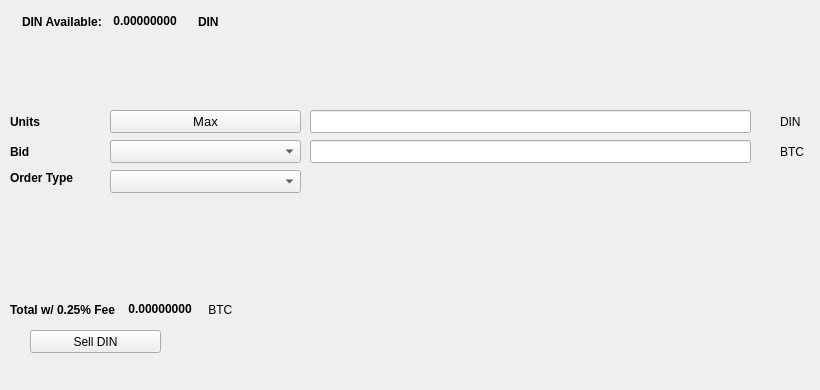
   <widget class="QWidget" name="SellTab">
    <attribute name="title">
     <string>Sell</string>
    </attribute>
    <widget class="QLabel" name="label_16">
     <property name="geometry">
      <rect>
       <x>780</x>
       <y>140</y>
       <width>31</width>
       <height>23</height>
      </rect>
     </property>
     <property name="text">
      <string>BTC</string>
     </property>
    </widget>
    <widget class="QComboBox" name="SellBidcomboBox">
     <property name="geometry">
      <rect>
       <x>110</x>
       <y>140</y>
       <width>191</width>
       <height>23</height>
      </rect>
     </property>
     <property name="font">
      <font>
       <pointsize>10</pointsize>
      </font>
     </property>
    </widget>
    <widget class="QLabel" name="label_18">
     <property name="geometry">
      <rect>
       <x>10</x>
       <y>110</y>
       <width>46</width>
       <height>23</height>
      </rect>
     </property>
     <property name="font">
      <font>
       <weight>75</weight>
       <bold>true</bold>
      </font>
     </property>
     <property name="text">
      <string>Units</string>
     </property>
    </widget>
    <widget class="QPushButton" name="Sell_Max_Amount">
     <property name="geometry">
      <rect>
       <x>110</x>
       <y>110</y>
       <width>191</width>
       <height>23</height>
      </rect>
     </property>
     <property name="font">
      <font>
       <pointsize>10</pointsize>
      </font>
     </property>
     <property name="text">
      <string>Max</string>
     </property>
    </widget>
    <widget class="QLabel" name="label_20">
     <property name="geometry">
      <rect>
       <x>10</x>
       <y>170</y>
       <width>91</width>
       <height>16</height>
      </rect>
     </property>
     <property name="font">
      <font>
       <weight>75</weight>
       <bold>true</bold>
      </font>
     </property>
     <property name="text">
      <string>Order Type</string>
     </property>
    </widget>
    <widget class="QComboBox" name="SellOrdertypeCombo">
     <property name="geometry">
      <rect>
       <x>110</x>
       <y>170</y>
       <width>191</width>
       <height>23</height>
      </rect>
     </property>
     <property name="font">
      <font>
       <pointsize>10</pointsize>
      </font>
     </property>
    </widget>
    <widget class="QLabel" name="label_21">
     <property name="geometry">
      <rect>
       <x>10</x>
       <y>140</y>
       <width>46</width>
       <height>23</height>
      </rect>
     </property>
     <property name="font">
      <font>
       <weight>75</weight>
       <bold>true</bold>
      </font>
     </property>
     <property name="text">
      <string>Bid</string>
     </property>
    </widget>
    <widget class="QLabel" name="label_22">
     <property name="geometry">
      <rect>
       <x>780</x>
       <y>110</y>
       <width>31</width>
       <height>23</height>
      </rect>
     </property>
     <property name="text">
      <string>DIN</string>
     </property>
    </widget>
    <widget class="QLineEdit" name="UnitsInputDIN">
     <property name="geometry">
      <rect>
       <x>310</x>
       <y>110</y>
       <width>441</width>
       <height>23</height>
      </rect>
     </property>
     <property name="font">
      <font>
       <pointsize>9</pointsize>
       <weight>75</weight>
       <bold>true</bold>
      </font>
     </property>
    </widget>
    <widget class="QLineEdit" name="SellBidPriceEdit">
     <property name="geometry">
      <rect>
       <x>310</x>
       <y>140</y>
       <width>441</width>
       <height>23</height>
      </rect>
     </property>
     <property name="font">
      <font>
       <pointsize>9</pointsize>
       <weight>75</weight>
       <bold>true</bold>
      </font>
     </property>
    </widget>
    <widget class="QPushButton" name="SellDINBTN">
     <property name="geometry">
      <rect>
       <x>30</x>
       <y>330</y>
       <width>131</width>
       <height>23</height>
      </rect>
     </property>
     <property name="text">
      <string>Sell DIN</string>
     </property>
     <property name="icon">
      <iconset resource="../dinero">
       <normaloff>:/icons/bitcoin</normaloff>:/icons/bitcoin</iconset>
     </property>
    </widget>
    <widget class="QWidget" name="layoutWidget3">
     <property name="geometry">
      <rect>
       <x>22</x>
       <y>12</y>
       <width>258</width>
       <height>19</height>
      </rect>
     </property>
     <layout class="QHBoxLayout" name="horizontalLayout">
      <item>
       <widget class="QLabel" name="label232_2">
        <property name="font">
         <font>
          <weight>75</weight>
          <bold>true</bold>
         </font>
        </property>
        <property name="text">
         <string>DIN Available:</string>
        </property>
       </widget>
      </item>
      <item>
       <widget class="QLabel" name="DINAvailableLabel">
        <property name="palette">
         <palette>
          <active>
           <colorrole role="WindowText">
            <brush brushstyle="SolidPattern">
             <color alpha="255">
              <red>0</red>
              <green>0</green>
              <blue>0</blue>
             </color>
            </brush>
           </colorrole>
           <colorrole role="Button">
            <brush brushstyle="SolidPattern">
             <color alpha="255">
              <red>0</red>
              <green>170</green>
              <blue>0</blue>
             </color>
            </brush>
           </colorrole>
           <colorrole role="Light">
            <brush brushstyle="SolidPattern">
             <color alpha="255">
              <red>0</red>
              <green>255</green>
              <blue>0</blue>
             </color>
            </brush>
           </colorrole>
           <colorrole role="Midlight">
            <brush brushstyle="SolidPattern">
             <color alpha="255">
              <red>0</red>
              <green>212</green>
              <blue>0</blue>
             </color>
            </brush>
           </colorrole>
           <colorrole role="Dark">
            <brush brushstyle="SolidPattern">
             <color alpha="255">
              <red>0</red>
              <green>85</green>
              <blue>0</blue>
             </color>
            </brush>
           </colorrole>
           <colorrole role="Mid">
            <brush brushstyle="SolidPattern">
             <color alpha="255">
              <red>0</red>
              <green>113</green>
              <blue>0</blue>
             </color>
            </brush>
           </colorrole>
           <colorrole role="Text">
            <brush brushstyle="SolidPattern">
             <color alpha="255">
              <red>0</red>
              <green>170</green>
              <blue>0</blue>
             </color>
            </brush>
           </colorrole>
           <colorrole role="BrightText">
            <brush brushstyle="SolidPattern">
             <color alpha="255">
              <red>255</red>
              <green>255</green>
              <blue>255</blue>
             </color>
            </brush>
           </colorrole>
           <colorrole role="ButtonText">
            <brush brushstyle="SolidPattern">
             <color alpha="255">
              <red>0</red>
              <green>0</green>
              <blue>0</blue>
             </color>
            </brush>
           </colorrole>
           <colorrole role="Base">
            <brush brushstyle="SolidPattern">
             <color alpha="255">
              <red>255</red>
              <green>255</green>
              <blue>255</blue>
             </color>
            </brush>
           </colorrole>
           <colorrole role="Window">
            <brush brushstyle="SolidPattern">
             <color alpha="255">
              <red>0</red>
              <green>170</green>
              <blue>0</blue>
             </color>
            </brush>
           </colorrole>
           <colorrole role="Shadow">
            <brush brushstyle="SolidPattern">
             <color alpha="255">
              <red>0</red>
              <green>0</green>
              <blue>0</blue>
             </color>
            </brush>
           </colorrole>
           <colorrole role="AlternateBase">
            <brush brushstyle="SolidPattern">
             <color alpha="255">
              <red>127</red>
              <green>212</green>
              <blue>127</blue>
             </color>
            </brush>
           </colorrole>
           <colorrole role="ToolTipBase">
            <brush brushstyle="SolidPattern">
             <color alpha="255">
              <red>255</red>
              <green>255</green>
              <blue>220</blue>
             </color>
            </brush>
           </colorrole>
           <colorrole role="ToolTipText">
            <brush brushstyle="SolidPattern">
             <color alpha="255">
              <red>0</red>
              <green>0</green>
              <blue>0</blue>
             </color>
            </brush>
           </colorrole>
          </active>
          <inactive>
           <colorrole role="WindowText">
            <brush brushstyle="SolidPattern">
             <color alpha="255">
              <red>0</red>
              <green>0</green>
              <blue>0</blue>
             </color>
            </brush>
           </colorrole>
           <colorrole role="Button">
            <brush brushstyle="SolidPattern">
             <color alpha="255">
              <red>0</red>
              <green>170</green>
              <blue>0</blue>
             </color>
            </brush>
           </colorrole>
           <colorrole role="Light">
            <brush brushstyle="SolidPattern">
             <color alpha="255">
              <red>0</red>
              <green>255</green>
              <blue>0</blue>
             </color>
            </brush>
           </colorrole>
           <colorrole role="Midlight">
            <brush brushstyle="SolidPattern">
             <color alpha="255">
              <red>0</red>
              <green>212</green>
              <blue>0</blue>
             </color>
            </brush>
           </colorrole>
           <colorrole role="Dark">
            <brush brushstyle="SolidPattern">
             <color alpha="255">
              <red>0</red>
              <green>85</green>
              <blue>0</blue>
             </color>
            </brush>
           </colorrole>
           <colorrole role="Mid">
            <brush brushstyle="SolidPattern">
             <color alpha="255">
              <red>0</red>
              <green>113</green>
              <blue>0</blue>
             </color>
            </brush>
           </colorrole>
           <colorrole role="Text">
            <brush brushstyle="SolidPattern">
             <color alpha="255">
              <red>0</red>
              <green>170</green>
              <blue>0</blue>
             </color>
            </brush>
           </colorrole>
           <colorrole role="BrightText">
            <brush brushstyle="SolidPattern">
             <color alpha="255">
              <red>255</red>
              <green>255</green>
              <blue>255</blue>
             </color>
            </brush>
           </colorrole>
           <colorrole role="ButtonText">
            <brush brushstyle="SolidPattern">
             <color alpha="255">
              <red>0</red>
              <green>0</green>
              <blue>0</blue>
             </color>
            </brush>
           </colorrole>
           <colorrole role="Base">
            <brush brushstyle="SolidPattern">
             <color alpha="255">
              <red>255</red>
              <green>255</green>
              <blue>255</blue>
             </color>
            </brush>
           </colorrole>
           <colorrole role="Window">
            <brush brushstyle="SolidPattern">
             <color alpha="255">
              <red>0</red>
              <green>170</green>
              <blue>0</blue>
             </color>
            </brush>
           </colorrole>
           <colorrole role="Shadow">
            <brush brushstyle="SolidPattern">
             <color alpha="255">
              <red>0</red>
              <green>0</green>
              <blue>0</blue>
             </color>
            </brush>
           </colorrole>
           <colorrole role="AlternateBase">
            <brush brushstyle="SolidPattern">
             <color alpha="255">
              <red>127</red>
              <green>212</green>
              <blue>127</blue>
             </color>
            </brush>
           </colorrole>
           <colorrole role="ToolTipBase">
            <brush brushstyle="SolidPattern">
             <color alpha="255">
              <red>255</red>
              <green>255</green>
              <blue>220</blue>
             </color>
            </brush>
           </colorrole>
           <colorrole role="ToolTipText">
            <brush brushstyle="SolidPattern">
             <color alpha="255">
              <red>0</red>
              <green>0</green>
              <blue>0</blue>
             </color>
            </brush>
           </colorrole>
          </inactive>
          <disabled>
           <colorrole role="WindowText">
            <brush brushstyle="SolidPattern">
             <color alpha="255">
              <red>0</red>
              <green>85</green>
              <blue>0</blue>
             </color>
            </brush>
           </colorrole>
           <colorrole role="Button">
            <brush brushstyle="SolidPattern">
             <color alpha="255">
              <red>0</red>
              <green>170</green>
              <blue>0</blue>
             </color>
            </brush>
           </colorrole>
           <colorrole role="Light">
            <brush brushstyle="SolidPattern">
             <color alpha="255">
              <red>0</red>
              <green>255</green>
              <blue>0</blue>
             </color>
            </brush>
           </colorrole>
           <colorrole role="Midlight">
            <brush brushstyle="SolidPattern">
             <color alpha="255">
              <red>0</red>
              <green>212</green>
              <blue>0</blue>
             </color>
            </brush>
           </colorrole>
           <colorrole role="Dark">
            <brush brushstyle="SolidPattern">
             <color alpha="255">
              <red>0</red>
              <green>85</green>
              <blue>0</blue>
             </color>
            </brush>
           </colorrole>
           <colorrole role="Mid">
            <brush brushstyle="SolidPattern">
             <color alpha="255">
              <red>0</red>
              <green>113</green>
              <blue>0</blue>
             </color>
            </brush>
           </colorrole>
           <colorrole role="Text">
            <brush brushstyle="SolidPattern">
             <color alpha="255">
              <red>0</red>
              <green>85</green>
              <blue>0</blue>
             </color>
            </brush>
           </colorrole>
           <colorrole role="BrightText">
            <brush brushstyle="SolidPattern">
             <color alpha="255">
              <red>255</red>
              <green>255</green>
              <blue>255</blue>
             </color>
            </brush>
           </colorrole>
           <colorrole role="ButtonText">
            <brush brushstyle="SolidPattern">
             <color alpha="255">
              <red>0</red>
              <green>85</green>
              <blue>0</blue>
             </color>
            </brush>
           </colorrole>
           <colorrole role="Base">
            <brush brushstyle="SolidPattern">
             <color alpha="255">
              <red>0</red>
              <green>170</green>
              <blue>0</blue>
             </color>
            </brush>
           </colorrole>
           <colorrole role="Window">
            <brush brushstyle="SolidPattern">
             <color alpha="255">
              <red>0</red>
              <green>170</green>
              <blue>0</blue>
             </color>
            </brush>
           </colorrole>
           <colorrole role="Shadow">
            <brush brushstyle="SolidPattern">
             <color alpha="255">
              <red>0</red>
              <green>0</green>
              <blue>0</blue>
             </color>
            </brush>
           </colorrole>
           <colorrole role="AlternateBase">
            <brush brushstyle="SolidPattern">
             <color alpha="255">
              <red>0</red>
              <green>170</green>
              <blue>0</blue>
             </color>
            </brush>
           </colorrole>
           <colorrole role="ToolTipBase">
            <brush brushstyle="SolidPattern">
             <color alpha="255">
              <red>255</red>
              <green>255</green>
              <blue>220</blue>
             </color>
            </brush>
           </colorrole>
           <colorrole role="ToolTipText">
            <brush brushstyle="SolidPattern">
             <color alpha="255">
              <red>0</red>
              <green>0</green>
              <blue>0</blue>
             </color>
            </brush>
           </colorrole>
          </disabled>
         </palette>
        </property>
        <property name="font">
         <font>
          <weight>75</weight>
          <bold>true</bold>
         </font>
        </property>
        <property name="text">
         <string> 0.00000000 </string>
        </property>
        <property name="textInteractionFlags">
         <set>Qt::LinksAccessibleByMouse|Qt::TextSelectableByKeyboard|Qt::TextSelectableByMouse</set>
        </property>
       </widget>
      </item>
      <item>
       <widget class="QLabel" name="labelDIN">
        <property name="font">
         <font>
          <weight>75</weight>
          <bold>true</bold>
         </font>
        </property>
        <property name="text">
         <string>DIN</string>
        </property>
       </widget>
      </item>
     </layout>
    </widget>
    <widget class="QWidget" name="layoutWidget">
     <property name="geometry">
      <rect>
       <x>10</x>
       <y>300</y>
       <width>268</width>
       <height>19</height>
      </rect>
     </property>
     <layout class="QHBoxLayout" name="horizontalLayout_2">
      <item>
       <widget class="QLabel" name="label_19">
        <property name="font">
         <font>
          <weight>75</weight>
          <bold>true</bold>
         </font>
        </property>
        <property name="text">
         <string>Total w/ 0.25% Fee </string>
        </property>
       </widget>
      </item>
      <item>
       <widget class="QLabel" name="SellCostLabel">
        <property name="palette">
         <palette>
          <active>
           <colorrole role="WindowText">
            <brush brushstyle="SolidPattern">
             <color alpha="255">
              <red>0</red>
              <green>0</green>
              <blue>0</blue>
             </color>
            </brush>
           </colorrole>
           <colorrole role="Button">
            <brush brushstyle="SolidPattern">
             <color alpha="255">
              <red>0</red>
              <green>170</green>
              <blue>0</blue>
             </color>
            </brush>
           </colorrole>
           <colorrole role="Light">
            <brush brushstyle="SolidPattern">
             <color alpha="255">
              <red>0</red>
              <green>255</green>
              <blue>0</blue>
             </color>
            </brush>
           </colorrole>
           <colorrole role="Midlight">
            <brush brushstyle="SolidPattern">
             <color alpha="255">
              <red>0</red>
              <green>212</green>
              <blue>0</blue>
             </color>
            </brush>
           </colorrole>
           <colorrole role="Dark">
            <brush brushstyle="SolidPattern">
             <color alpha="255">
              <red>0</red>
              <green>85</green>
              <blue>0</blue>
             </color>
            </brush>
           </colorrole>
           <colorrole role="Mid">
            <brush brushstyle="SolidPattern">
             <color alpha="255">
              <red>0</red>
              <green>113</green>
              <blue>0</blue>
             </color>
            </brush>
           </colorrole>
           <colorrole role="Text">
            <brush brushstyle="SolidPattern">
             <color alpha="255">
              <red>0</red>
              <green>170</green>
              <blue>0</blue>
             </color>
            </brush>
           </colorrole>
           <colorrole role="BrightText">
            <brush brushstyle="SolidPattern">
             <color alpha="255">
              <red>255</red>
              <green>255</green>
              <blue>255</blue>
             </color>
            </brush>
           </colorrole>
           <colorrole role="ButtonText">
            <brush brushstyle="SolidPattern">
             <color alpha="255">
              <red>0</red>
              <green>0</green>
              <blue>0</blue>
             </color>
            </brush>
           </colorrole>
           <colorrole role="Base">
            <brush brushstyle="SolidPattern">
             <color alpha="255">
              <red>255</red>
              <green>255</green>
              <blue>255</blue>
             </color>
            </brush>
           </colorrole>
           <colorrole role="Window">
            <brush brushstyle="SolidPattern">
             <color alpha="255">
              <red>0</red>
              <green>170</green>
              <blue>0</blue>
             </color>
            </brush>
           </colorrole>
           <colorrole role="Shadow">
            <brush brushstyle="SolidPattern">
             <color alpha="255">
              <red>0</red>
              <green>0</green>
              <blue>0</blue>
             </color>
            </brush>
           </colorrole>
           <colorrole role="AlternateBase">
            <brush brushstyle="SolidPattern">
             <color alpha="255">
              <red>127</red>
              <green>212</green>
              <blue>127</blue>
             </color>
            </brush>
           </colorrole>
           <colorrole role="ToolTipBase">
            <brush brushstyle="SolidPattern">
             <color alpha="255">
              <red>255</red>
              <green>255</green>
              <blue>220</blue>
             </color>
            </brush>
           </colorrole>
           <colorrole role="ToolTipText">
            <brush brushstyle="SolidPattern">
             <color alpha="255">
              <red>0</red>
              <green>0</green>
              <blue>0</blue>
             </color>
            </brush>
           </colorrole>
          </active>
          <inactive>
           <colorrole role="WindowText">
            <brush brushstyle="SolidPattern">
             <color alpha="255">
              <red>0</red>
              <green>0</green>
              <blue>0</blue>
             </color>
            </brush>
           </colorrole>
           <colorrole role="Button">
            <brush brushstyle="SolidPattern">
             <color alpha="255">
              <red>0</red>
              <green>170</green>
              <blue>0</blue>
             </color>
            </brush>
           </colorrole>
           <colorrole role="Light">
            <brush brushstyle="SolidPattern">
             <color alpha="255">
              <red>0</red>
              <green>255</green>
              <blue>0</blue>
             </color>
            </brush>
           </colorrole>
           <colorrole role="Midlight">
            <brush brushstyle="SolidPattern">
             <color alpha="255">
              <red>0</red>
              <green>212</green>
              <blue>0</blue>
             </color>
            </brush>
           </colorrole>
           <colorrole role="Dark">
            <brush brushstyle="SolidPattern">
             <color alpha="255">
              <red>0</red>
              <green>85</green>
              <blue>0</blue>
             </color>
            </brush>
           </colorrole>
           <colorrole role="Mid">
            <brush brushstyle="SolidPattern">
             <color alpha="255">
              <red>0</red>
              <green>113</green>
              <blue>0</blue>
             </color>
            </brush>
           </colorrole>
           <colorrole role="Text">
            <brush brushstyle="SolidPattern">
             <color alpha="255">
              <red>0</red>
              <green>170</green>
              <blue>0</blue>
             </color>
            </brush>
           </colorrole>
           <colorrole role="BrightText">
            <brush brushstyle="SolidPattern">
             <color alpha="255">
              <red>255</red>
              <green>255</green>
              <blue>255</blue>
             </color>
            </brush>
           </colorrole>
           <colorrole role="ButtonText">
            <brush brushstyle="SolidPattern">
             <color alpha="255">
              <red>0</red>
              <green>0</green>
              <blue>0</blue>
             </color>
            </brush>
           </colorrole>
           <colorrole role="Base">
            <brush brushstyle="SolidPattern">
             <color alpha="255">
              <red>255</red>
              <green>255</green>
              <blue>255</blue>
             </color>
            </brush>
           </colorrole>
           <colorrole role="Window">
            <brush brushstyle="SolidPattern">
             <color alpha="255">
              <red>0</red>
              <green>170</green>
              <blue>0</blue>
             </color>
            </brush>
           </colorrole>
           <colorrole role="Shadow">
            <brush brushstyle="SolidPattern">
             <color alpha="255">
              <red>0</red>
              <green>0</green>
              <blue>0</blue>
             </color>
            </brush>
           </colorrole>
           <colorrole role="AlternateBase">
            <brush brushstyle="SolidPattern">
             <color alpha="255">
              <red>127</red>
              <green>212</green>
              <blue>127</blue>
             </color>
            </brush>
           </colorrole>
           <colorrole role="ToolTipBase">
            <brush brushstyle="SolidPattern">
             <color alpha="255">
              <red>255</red>
              <green>255</green>
              <blue>220</blue>
             </color>
            </brush>
           </colorrole>
           <colorrole role="ToolTipText">
            <brush brushstyle="SolidPattern">
             <color alpha="255">
              <red>0</red>
              <green>0</green>
              <blue>0</blue>
             </color>
            </brush>
           </colorrole>
          </inactive>
          <disabled>
           <colorrole role="WindowText">
            <brush brushstyle="SolidPattern">
             <color alpha="255">
              <red>0</red>
              <green>85</green>
              <blue>0</blue>
             </color>
            </brush>
           </colorrole>
           <colorrole role="Button">
            <brush brushstyle="SolidPattern">
             <color alpha="255">
              <red>0</red>
              <green>170</green>
              <blue>0</blue>
             </color>
            </brush>
           </colorrole>
           <colorrole role="Light">
            <brush brushstyle="SolidPattern">
             <color alpha="255">
              <red>0</red>
              <green>255</green>
              <blue>0</blue>
             </color>
            </brush>
           </colorrole>
           <colorrole role="Midlight">
            <brush brushstyle="SolidPattern">
             <color alpha="255">
              <red>0</red>
              <green>212</green>
              <blue>0</blue>
             </color>
            </brush>
           </colorrole>
           <colorrole role="Dark">
            <brush brushstyle="SolidPattern">
             <color alpha="255">
              <red>0</red>
              <green>85</green>
              <blue>0</blue>
             </color>
            </brush>
           </colorrole>
           <colorrole role="Mid">
            <brush brushstyle="SolidPattern">
             <color alpha="255">
              <red>0</red>
              <green>113</green>
              <blue>0</blue>
             </color>
            </brush>
           </colorrole>
           <colorrole role="Text">
            <brush brushstyle="SolidPattern">
             <color alpha="255">
              <red>0</red>
              <green>85</green>
              <blue>0</blue>
             </color>
            </brush>
           </colorrole>
           <colorrole role="BrightText">
            <brush brushstyle="SolidPattern">
             <color alpha="255">
              <red>255</red>
              <green>255</green>
              <blue>255</blue>
             </color>
            </brush>
           </colorrole>
           <colorrole role="ButtonText">
            <brush brushstyle="SolidPattern">
             <color alpha="255">
              <red>0</red>
              <green>85</green>
              <blue>0</blue>
             </color>
            </brush>
           </colorrole>
           <colorrole role="Base">
            <brush brushstyle="SolidPattern">
             <color alpha="255">
              <red>0</red>
              <green>170</green>
              <blue>0</blue>
             </color>
            </brush>
           </colorrole>
           <colorrole role="Window">
            <brush brushstyle="SolidPattern">
             <color alpha="255">
              <red>0</red>
              <green>170</green>
              <blue>0</blue>
             </color>
            </brush>
           </colorrole>
           <colorrole role="Shadow">
            <brush brushstyle="SolidPattern">
             <color alpha="255">
              <red>0</red>
              <green>0</green>
              <blue>0</blue>
             </color>
            </brush>
           </colorrole>
           <colorrole role="AlternateBase">
            <brush brushstyle="SolidPattern">
             <color alpha="255">
              <red>0</red>
              <green>170</green>
              <blue>0</blue>
             </color>
            </brush>
           </colorrole>
           <colorrole role="ToolTipBase">
            <brush brushstyle="SolidPattern">
             <color alpha="255">
              <red>255</red>
              <green>255</green>
              <blue>220</blue>
             </color>
            </brush>
           </colorrole>
           <colorrole role="ToolTipText">
            <brush brushstyle="SolidPattern">
             <color alpha="255">
              <red>0</red>
              <green>0</green>
              <blue>0</blue>
             </color>
            </brush>
           </colorrole>
          </disabled>
         </palette>
        </property>
        <property name="font">
         <font>
          <weight>75</weight>
          <bold>true</bold>
         </font>
        </property>
        <property name="autoFillBackground">
         <bool>false</bool>
        </property>
        <property name="text">
         <string> 0.00000000</string>
        </property>
        <property name="textInteractionFlags">
         <set>Qt::LinksAccessibleByMouse|Qt::TextSelectableByMouse</set>
        </property>
       </widget>
      </item>
      <item>
       <widget class="QLabel" name="label_17">
        <property name="font">
         <font>
          <weight>50</weight>
          <bold>false</bold>
         </font>
        </property>
        <property name="text">
         <string> BTC</string>
        </property>
       </widget>
      </item>
     </layout>
    </widget>
    <widget class="QLabel" name="label_23">
     <property name="geometry">
      <rect>
       <x>460</x>
       <y>300</y>
       <width>281</width>
       <height>81</height>
      </rect>
     </property>
     <property name="text">
      <string/>
     </property>
     <property name="pixmap">
      <pixmap>:/images/bittrex</pixmap>
     </property>
    </widget>
   </widget>
